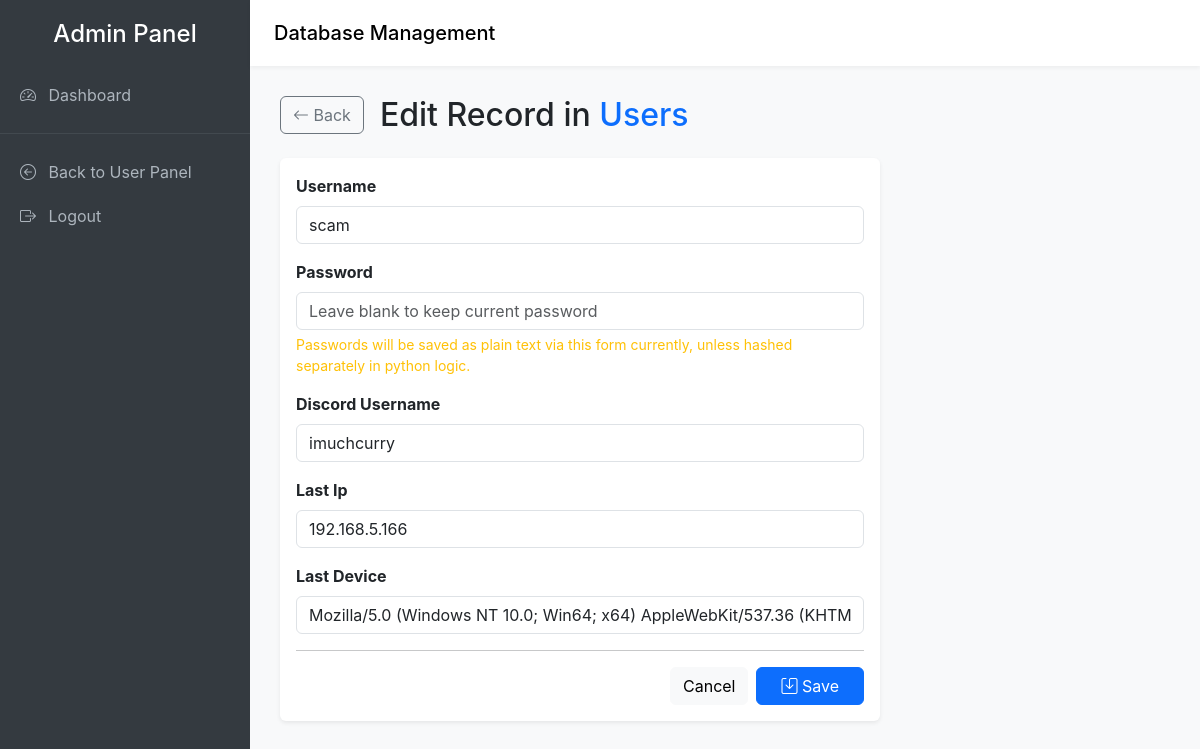
/admin/users/edit/1 (signed in), run on an earlier commit of the app's database.
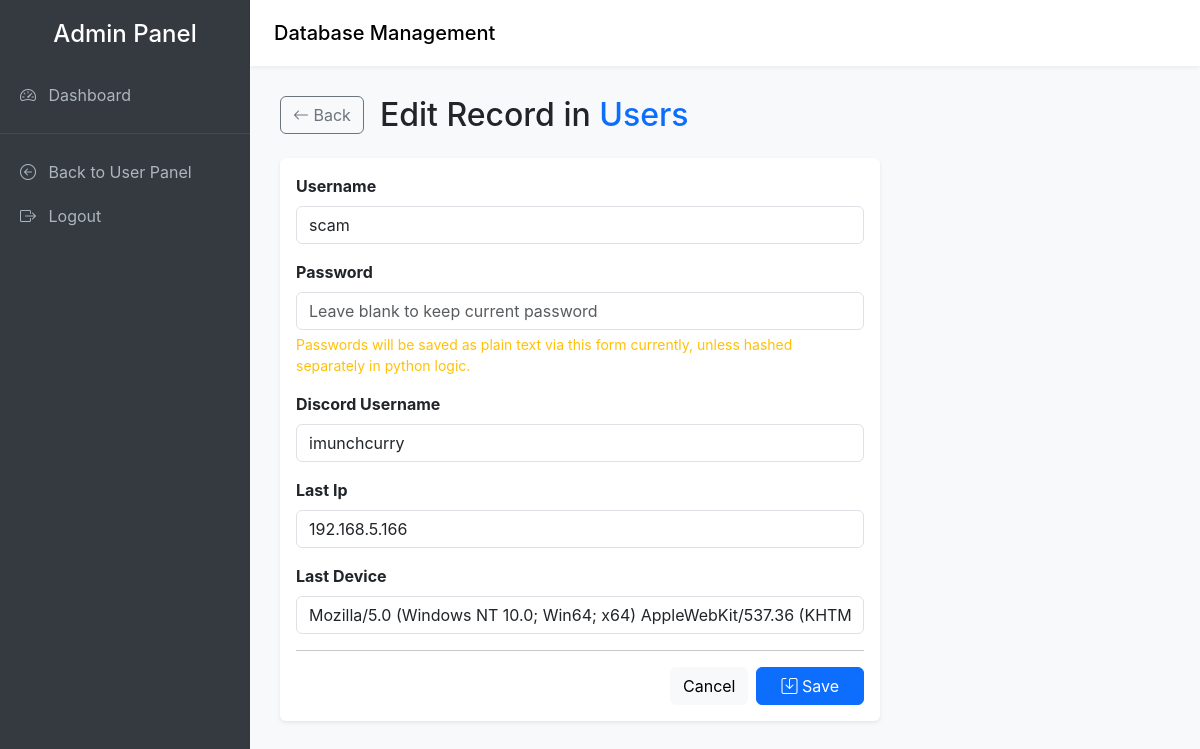
And on a later commit of the database.
### tables this page shows
CREATE TABLE users (
                id INTEGER PRIMARY KEY AUTOINCREMENT,
                username TEXT UNIQUE NOT NULL,
                password TEXT NOT NULL,
                discord_username TEXT,
                last_ip TEXT,
                last_device TEXT
            );

### admin.py (the view, shortened to what this page needs)
@admin_bp.route('/<table>/edit/<id>', methods=['GET', 'POST'])
@admin_required
def edit_row(table, id):
    db = get_db()
    tables = [row['name'] for row in db.execute("SELECT name FROM sqlite_master WHERE type='table'").fetchall()]
    if table not in tables:
        return redirect(url_for('admin.dashboard'))
    columns = db.execute(f"PRAGMA table_info({table})").fetchall()
    insertable_columns = [col for col in columns if col['name'] != 'id']
    row = db.execute(f"SELECT * FROM {table} WHERE id = ?", (id,)).fetchone()
    if not row:
        flash("Record not found.", "error")
        return redirect(url_for('admin.view_table', table=table))
    return render_template('form.html', table=table, columns=insertable_columns, row=row, action="Edit")

### admin.py (called while the page is built)
def get_db():
    db = getattr(g, '_database', None)
    if db is None:
        db = g._database = sqlite3.connect('panel.db')
        db.row_factory = sqlite3.Row
    return db

def admin_required(f):
    @wraps(f)
    def decorated_function(*args, **kwargs):
        if 'username' not in session or session['username'] != 'scam':
            flash("You do not have permission to access the admin panel.", "error")
            return redirect('/')
        return f(*args, **kwargs)
    return decorated_function

### app.py (called while the page is built)
@app.teardown_appcontext
def close_connection(exception):
    db = getattr(g, '_database', None)
    if db is not None:
        db.close()

### templates/admin/form.html
{% extends "layout.html" %}
{% block content %}
<div class="mb-4 d-flex align-items-center">
    <a href="{{ url_for('admin.view_table', table=table) }}" class="btn btn-outline-secondary me-3"><i class="bi bi-arrow-left"></i> Back</a>
    <h2 class="mb-0">{{ action }} Record in <span class="text-primary text-capitalize">{{ table }}</span></h2>
</div>
<div class="card shadow-sm border-0" style="max-width: 600px;">
    <div class="card-body">
        <form method="POST">
            {% for col in columns %}
            <div class="mb-3">
                <label for="{{ col.name }}" class="form-label text-capitalize fw-bold">{{ col.name|replace('_', ' ') }}</label>
                {% if col.name == 'password' %}
                <input type="text" class="form-control" id="{{ col.name }}" name="{{ col.name }}" {% if row %}placeholder="Leave blank to keep current password"{% else %}required{% endif %}>
                <div class="form-text text-warning">Passwords will be saved as plain text via this form currently, unless hashed separately in python logic.</div>
                {% elif col.type == 'INTEGER' and 'user_id' not in col.name %}
                <input type="number" class="form-control" id="{{ col.name }}" name="{{ col.name }}" value="{{ row[col.name] if row else '' }}">
                {% else %}
                <input type="text" class="form-control" id="{{ col.name }}" name="{{ col.name }}" value="{{ row[col.name] if row else col.dflt_value|default('', true)|replace('\'', '') }}">
                {% endif %}
            </div>
            {% endfor %}
            <hr>
            <div class="d-flex justify-content-end">
                <a href="{{ url_for('admin.view_table', table=table) }}" class="btn btn-light me-2">Cancel</a>
                <button type="submit" class="btn btn-primary px-4"><i class="bi bi-save"></i> Save</button>
            </div>
        </form>
    </div>
</div>
{% endblock %}

What changed in the data, as far as the page shows it:
changed users "scam": discord_username "imuchcurry" → "imunchcurry"
